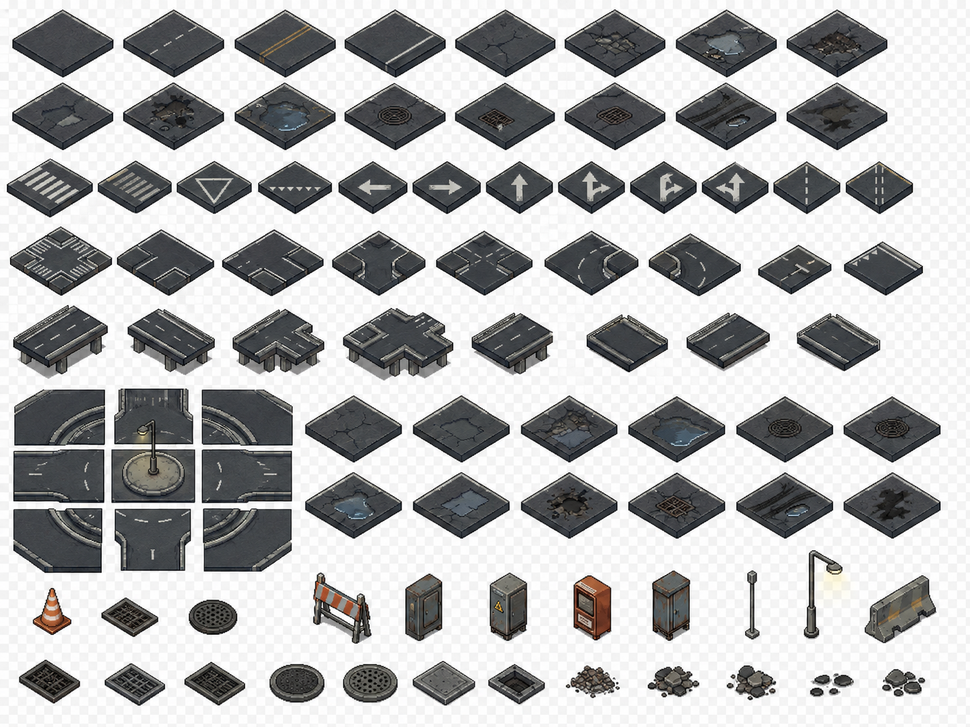
#> input picture assets/roads.png, 970 x 727 px, shrunk from 1448 x 1086 before the run, given as the content of the folder C:/Users/xxx/Desktop/GameDev/assets/source, which was not available
$ python convert_alpha.py
#> lines starting #> are read from the running program, lines starting #| are printed output that depends on the picture; after the words box and inside, x2 and y2 are one past the last pixel; in counts of white or black regions, pixels touching at a corner belong together; pictures that were not available may be replaced by others from this repository, and a replacement may not be noted
"""
convert_alpha.py
----------------
Converts RGB sprite sheets with a baked-in checkerboard background
into true RGBA PNGs with a transparent background.

Algorithm (two-test background detector):
  is_gray   = (max(R,G,B) - min(R,G,B)) < 25
  is_bright = min(R,G,B) > 175
  is_bg     = is_gray AND is_bright

Post-processing:
  1. Dilate foreground 3 iterations with a 3x3 structuring element
  2. Fill holes (scipy.ndimage.binary_fill_holes)
  3. Write alpha channel: 255 for foreground, 0 for background
"""

import os
import sys
from pathlib import Path

import numpy as np
from PIL import Image
from scipy.ndimage import binary_dilation, binary_fill_holes

# ---------------------------------------------------------------------------
# Paths
# ---------------------------------------------------------------------------
PROJECT_ROOT = Path(r"C:\Users\xxx\Desktop\GameDev")
SOURCE_DIR   = PROJECT_ROOT / "assets" / "source"
OUTPUT_DIR   = PROJECT_ROOT / "assets" / "source_rgba"

OUTPUT_DIR.mkdir(parents=True, exist_ok=True)

# ---------------------------------------------------------------------------
# Constants
# ---------------------------------------------------------------------------
SATURATION_THRESH = 25   # max(R,G,B) - min(R,G,B) < this  → "gray"
BRIGHTNESS_THRESH = 175  # min(R,G,B) > this               → "bright"
DILATE_ITERS      = 3
STRUCT_3x3        = np.ones((3, 3), dtype=bool)

# ---------------------------------------------------------------------------
# Processing
# ---------------------------------------------------------------------------
results = []

source_files = sorted(SOURCE_DIR.glob("*.png"))
if not source_files:
    print(f"No PNG files found in {SOURCE_DIR}")
    sys.exit(1)

print(f"Found {len(source_files)} source sheets in {SOURCE_DIR}")
print(f"Output directory: {OUTPUT_DIR}\n")
print("-" * 80)

for filepath in source_files:
    name = filepath.name

    img = Image.open(filepath)
#> img is the input picture: PIL image 970x727 RGB; mean R, G, B 181.2, 181.6, 182.1
    orig_mode = img.mode
#> orig_mode = 'RGB'

    # Ensure we work with RGB (drop any existing alpha, handle palette modes)
    img_rgb = img.convert("RGB")
    arr = np.array(img_rgb, dtype=np.uint8)  # shape: (H, W, 3)

    H, W = arr.shape[:2]
#> H = 727; W = 970
    total_pixels = H * W
#> total_pixels = 705190

    R = arr[:, :, 0].astype(np.int16)
    G = arr[:, :, 1].astype(np.int16)
    B = arr[:, :, 2].astype(np.int16)

    # Two-test background detector
    saturation  = np.maximum.reduce([R, G, B]) - np.minimum.reduce([R, G, B])
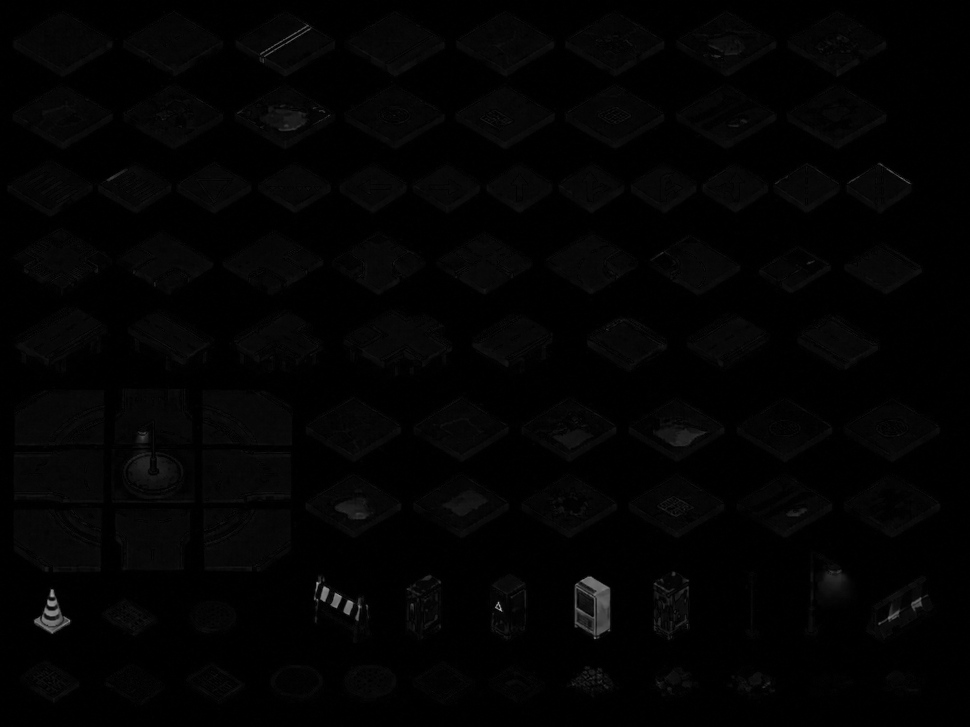
#> saturation: shape (727, 970) int16; min 0, max 183, mean 3.1
    brightness  = np.minimum.reduce([R, G, B])

    is_gray   = saturation < SATURATION_THRESH
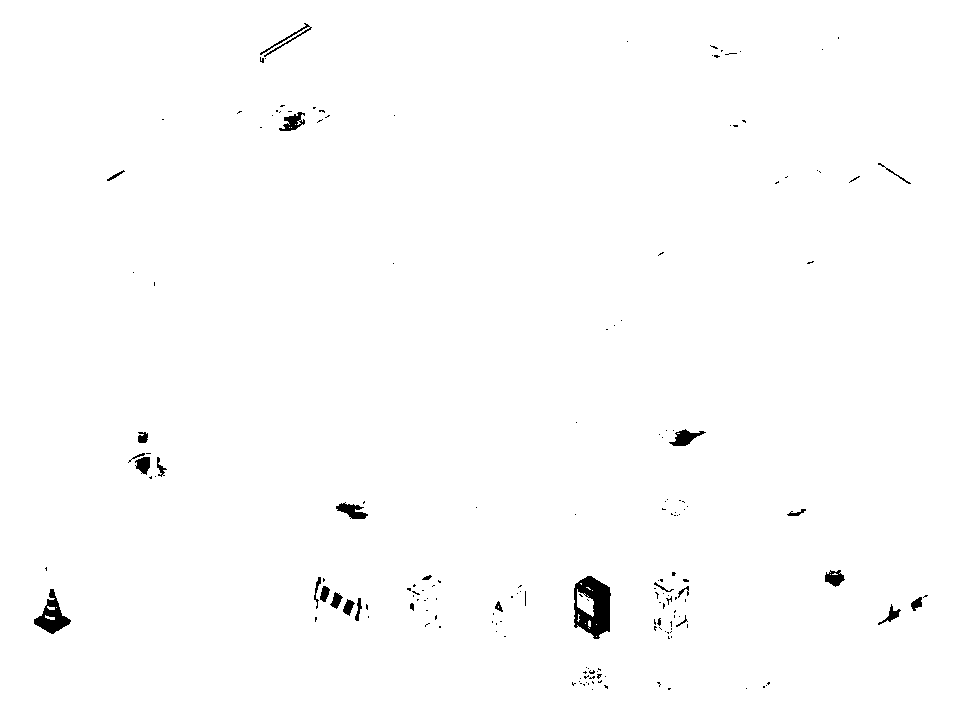
#> is_gray: shape (727, 970) bool; 99.2% white; 179 black regions (151 under 20 px), largest, box (x1, y1, x2, y2) and area: (574, 576, 611, 639) 1513, (34, 589, 71, 634) 693, (669, 429, 706, 446) 295
    is_bright = brightness > BRIGHTNESS_THRESH
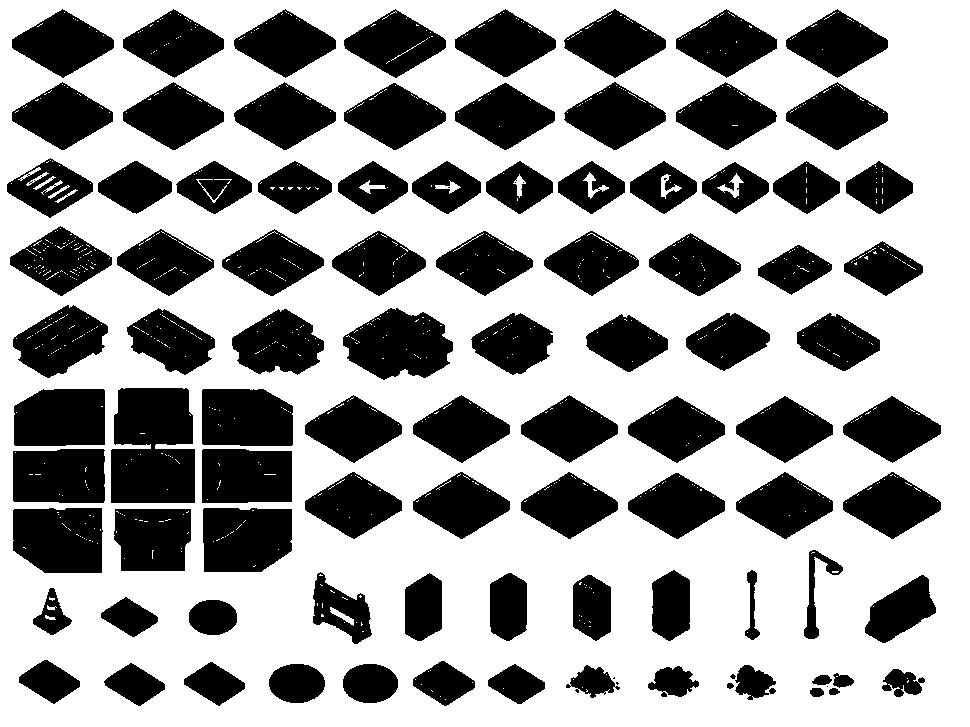
#> is_bright: shape (727, 970) bool; 62.3% white; 101 black regions (8 under 20 px), largest, box (x1, y1, x2, y2) and area: (111, 388, 195, 503) 8769, (343, 308, 453, 380) 5460, (13, 508, 103, 573) 5332
    is_bg     = is_gray & is_bright
#> is_bg: shape (727, 970) bool; 62.2% white; 101 black regions (8 under 20 px), largest, box (x1, y1, x2, y2) and area: (111, 388, 195, 503) 8776, (343, 308, 453, 380) 5460, (13, 508, 103, 573) 5332

    # Foreground mask
    foreground = ~is_bg  # bool array (H, W)

    # Morphological dilation to close small gaps
    dilated = binary_dilation(foreground, structure=STRUCT_3x3, iterations=DILATE_ITERS)
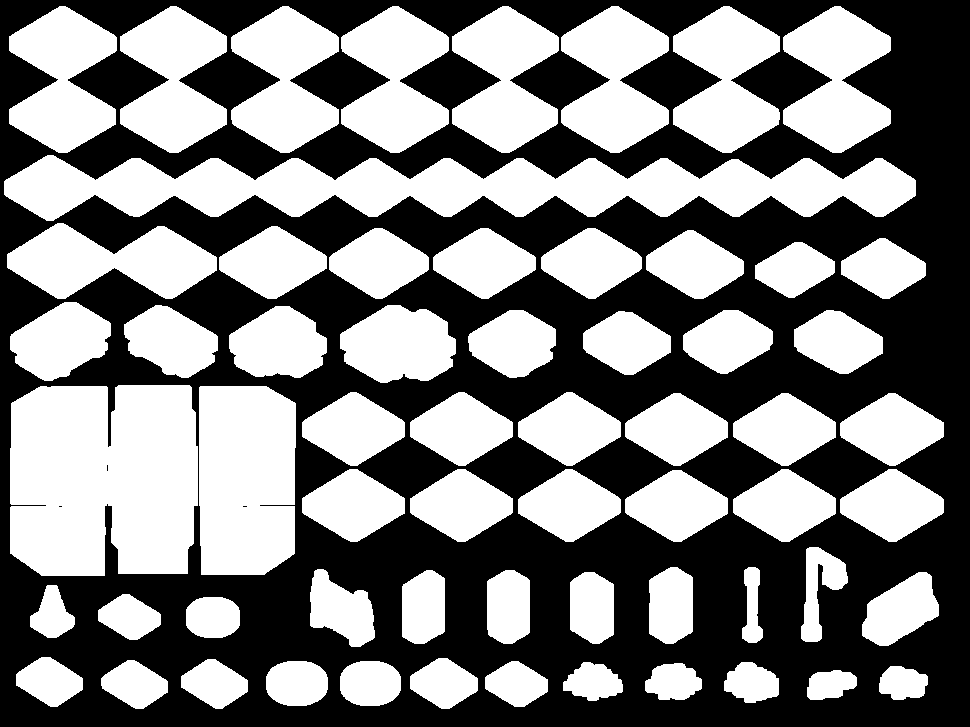
#> dilated: shape (727, 970) bool; 49.4% white; 62 white regions, largest, box (x1, y1, x2, y2) and area: (4, 155, 916, 221) 36412, (10, 385, 198, 576) 33312, (199, 386, 296, 575) 17480

    # Fill holes: background-coloured pixels enclosed by foreground are kept opaque
    filled = binary_fill_holes(dilated)
#> filled: shape (727, 970) bool; 49.4% white; 62 white regions, largest, box (x1, y1, x2, y2) and area: (4, 155, 916, 221) 36412, (10, 385, 198, 576) 33321, (199, 386, 296, 575) 17484

    # Build RGBA image
    alpha = np.where(filled, np.uint8(255), np.uint8(0))
    rgba_arr = np.dstack([arr, alpha])
    out_img = Image.fromarray(rgba_arr, mode="RGBA")

    out_path = OUTPUT_DIR / name
    out_img.save(out_path, format="PNG")

    fg_count = int(filled.sum())
#> fg_count = 348553
    bg_count = total_pixels - fg_count
#> bg_count = 356637
    pct_fg   = 100.0 * fg_count / total_pixels
#> pct_fg = 49.43
    pct_bg   = 100.0 * bg_count / total_pixels
#> pct_bg = 50.57

    suspicious = ""
    if pct_fg < 5.0:
        suspicious = "  *** SUSPICIOUS: < 5% opaque ***"
    elif pct_bg < 10.0:
        suspicious = "  *** SUSPICIOUS: > 90% opaque ***"

    print(f"[{name}]")
    print(f"  Original mode : {orig_mode}")
#|   Original mode : RGB
    print(f"  Output size   : {W}x{H} px")
#|   Output size   : 970x727 px
    print(f"  Opaque pixels : {fg_count:>10,}  ({pct_fg:5.1f}%)")
#|   Opaque pixels :    348,553  ( 49.4%)
    print(f"  Transparent   : {bg_count:>10,}  ({pct_bg:5.1f}%){suspicious}")
#|   Transparent   :    356,637  ( 50.6%)
    print()

    results.append({
        "name":       name,
        "orig_mode":  orig_mode,
        "W": W, "H": H,
        "fg":         fg_count,
        "bg":         bg_count,
        "pct_fg":     pct_fg,
        "pct_bg":     pct_bg,
        "suspicious": bool(suspicious),
    })

# ---------------------------------------------------------------------------
# Summary table
# ---------------------------------------------------------------------------
print("=" * 80)
print(f"{'File':<30} {'Mode':<6} {'Opaque px':>12} {'Opaque %':>9} {'Transp %':>9}  Flag")
print("-" * 80)
for r in results:
    flag = "SUSPICIOUS" if r["suspicious"] else ""
    print(f"{r['name']:<30} {r['orig_mode']:<6} {r['fg']:>12,} {r['pct_fg']:>8.1f}% {r['pct_bg']:>8.1f}%  {flag}")
#> this loop made 1 pass
#> flag on pass 1: ''
#| roads.png                      RGB         348,553     49.4%     50.6%
print("=" * 80)
print(f"\nDone. {len(results)} sheets converted to {OUTPUT_DIR}")
#| Done. 1 sheets converted to C:\Users\xxx\Desktop\GameDev/assets/source_rgba
